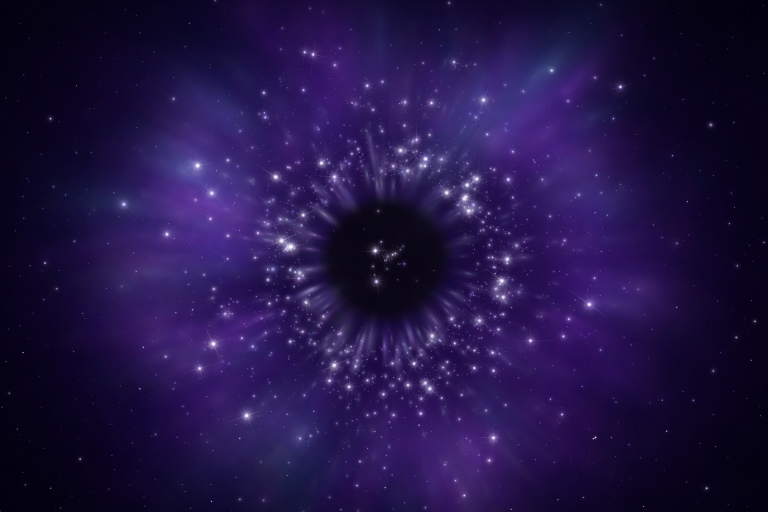
#> input picture LumenLingo/Starburst Galaxy.png, 1536 x 1024 px, found by its file name (shown at 1/2 size)
$ python verify_starburst.py
#> lines starting #> are read from the running program, lines starting #| are printed output that depends on the picture; after the words box and inside, x2 and y2 are one past the last pixel; in counts of white or black regions, pixels touching at a corner belong together; pictures that were not available may be replaced by others from this repository, and a replacement may not be noted
"""Starburst Ring verification pipeline v3.

Redesigned metrics that actually drive toward the reference image instead of
rewarding arbitrary hue diversity.

Key changes from v2:
  - REMOVED hue_entropy (rewarded diversity → pushed away from purple reference)
  - REMOVED colorfulness ratio (too abstract)
  - REMOVED colour_angle (single scalar, loses spatial info)
  - ADDED hue_hist_match: compares actual hue distribution shapes per zone
  - ADDED colour_zone_lab: compares mean colors in LAB space per zone (Delta-E)
  - ADDED ssim: structural similarity on luma channel
  - RAISED mad weight: most honest pixel-level comparison
"""

from __future__ import annotations

import argparse
import json
import math
from pathlib import Path
from typing import Any

import numpy as np
from PIL import Image

LUMA_WEIGHTS = np.array([0.2126, 0.7152, 0.0722], dtype=np.float32)


def center_crop_to_ratio(img: Image.Image, ratio: float) -> Image.Image:
    img_ratio = img.width / img.height
    if img_ratio > ratio:
        new_w = int(img.height * ratio)
        left = (img.width - new_w) // 2
        return img.crop((left, 0, left + new_w, img.height))
    new_h = int(img.width / ratio)
    top = (img.height - new_h) // 2
    return img.crop((0, top, img.width, top + new_h))


def rgb_to_hsv_np(arr: np.ndarray) -> np.ndarray:
    r, g, b = arr[:, :, 0], arr[:, :, 1], arr[:, :, 2]
    cmax = np.max(arr, axis=2)
    cmin = np.min(arr, axis=2)
    delta = cmax - cmin
    hue = np.zeros_like(cmax)
    mask = delta > 1e-6
    rmask = mask & (cmax == r)
    gmask = mask & (cmax == g)
    bmask = mask & (cmax == b)
    hue[rmask] = ((g[rmask] - b[rmask]) / delta[rmask]) % 6.0
    hue[gmask] = ((b[gmask] - r[gmask]) / delta[gmask]) + 2.0
    hue[bmask] = ((r[bmask] - g[bmask]) / delta[bmask]) + 4.0
    hue /= 6.0
    sat = np.zeros_like(cmax)
    nonzero = cmax > 1e-6
    sat[nonzero] = delta[nonzero] / cmax[nonzero]
    return np.stack([hue, sat, cmax], axis=2)


def _srgb_to_linear(c: np.ndarray) -> np.ndarray:
    return np.where(c <= 0.04045, c / 12.92, ((c + 0.055) / 1.055) ** 2.4)


def srgb_to_lab(arr: np.ndarray) -> np.ndarray:
    """Convert sRGB [0,1] float array (H,W,3) to CIELAB."""
    lin = _srgb_to_linear(arr)
    # sRGB → XYZ (D65)
    x = lin[:, :, 0] * 0.4124564 + lin[:, :, 1] * 0.3575761 + lin[:, :, 2] * 0.1804375
    y = lin[:, :, 0] * 0.2126729 + lin[:, :, 1] * 0.7151522 + lin[:, :, 2] * 0.0721750
    z = lin[:, :, 0] * 0.0193339 + lin[:, :, 1] * 0.1191920 + lin[:, :, 2] * 0.9503041
    # D65 white point
    x /= 0.95047
    z /= 1.08883

    def f(t: np.ndarray) -> np.ndarray:
        return np.where(t > 0.008856, np.cbrt(t), 7.787 * t + 16.0 / 116.0)

    fx, fy, fz = f(x), f(y), f(z)
    L = 116.0 * fy - 16.0
    a = 500.0 * (fx - fy)
    b = 200.0 * (fy - fz)
    return np.stack([L, a, b], axis=2)


def delta_e_76(lab1: np.ndarray, lab2: np.ndarray) -> float:
    """CIE76 Delta-E between two LAB 3-vectors."""
    return float(np.sqrt(np.sum((lab1 - lab2) ** 2)))


def hue_hist_similarity(ref_hsv: np.ndarray, render_hsv: np.ndarray,
                        zone_mask: np.ndarray, n_bins: int = 36) -> float:
    """Compare weighted hue histograms using histogram intersection.
    Returns 0..1 where 1 = identical distributions."""
    bins = np.linspace(0.0, 1.0, n_bins + 1)

    def _weighted_hist(hsv: np.ndarray) -> np.ndarray:
        hue = hsv[:, :, 0][zone_mask]
        w = hsv[:, :, 1][zone_mask] * np.clip(hsv[:, :, 2][zone_mask], 0.0, 1.0)
        hist, _ = np.histogram(hue, bins=bins, weights=w)
        total = hist.sum()
        return hist / total if total > 1e-8 else hist

    h_ref = _weighted_hist(ref_hsv)
    h_ren = _weighted_hist(render_hsv)
    intersection = float(np.minimum(h_ref, h_ren).sum())
    return intersection


def ssim_luma(ref_l: np.ndarray, render_l: np.ndarray,
              window: int = 7) -> float:
    """Simple SSIM on luma arrays. Returns -1..1."""
    c1 = 0.01 ** 2
    c2 = 0.03 ** 2
    k = window
    pad = k // 2
    h, w = ref_l.shape

    def _box_mean(arr: np.ndarray) -> np.ndarray:
        cum = np.cumsum(np.cumsum(arr, axis=0), axis=1)
        out = np.zeros_like(arr)
        for i in range(h):
            for j in range(w):
                r0 = max(i - pad - 1, -1)
                c0 = max(j - pad - 1, -1)
                r1 = min(i + pad, h - 1)
                c1_ = min(j + pad, w - 1)
                area = (r1 - r0) * (c1_ - c0)
                s = cum[r1, c1_]
                if r0 >= 0:
                    s -= cum[r0, c1_]
                if c0 >= 0:
                    s -= cum[r1, c0]
                if r0 >= 0 and c0 >= 0:
                    s += cum[r0, c0]
                out[i, j] = s / area
            return out
        return out

    # Use uniform filter via cumsum for speed
    # Simpler: compute on downsampled grid
    step = max(1, min(h, w) // 64)
    ref_s = ref_l[::step, ::step]
    ren_s = render_l[::step, ::step]

    from numpy.lib.stride_tricks import sliding_window_view
    if ref_s.shape[0] < k or ref_s.shape[1] < k:
        # Too small, fall back to global
        mu_r, mu_e = ref_s.mean(), ren_s.mean()
        sig_r = ref_s.var()
        sig_e = ren_s.var()
        sig_re = ((ref_s - mu_r) * (ren_s - mu_e)).mean()
        return float((2 * mu_r * mu_e + c1) * (2 * sig_re + c2) /
                     ((mu_r**2 + mu_e**2 + c1) * (sig_r + sig_e + c2)))

    ref_w = sliding_window_view(ref_s, (k, k))
    ren_w = sliding_window_view(ren_s, (k, k))
    mu_r = ref_w.mean(axis=(-2, -1))
    mu_e = ren_w.mean(axis=(-2, -1))
    sig_r = ref_w.var(axis=(-2, -1))
    sig_e = ren_w.var(axis=(-2, -1))
    sig_re = ((ref_w - mu_r[..., None, None]) *
              (ren_w - mu_e[..., None, None])).mean(axis=(-2, -1))
    ssim_map = ((2 * mu_r * mu_e + c1) * (2 * sig_re + c2) /
                ((mu_r**2 + mu_e**2 + c1) * (sig_r + sig_e + c2)))
    return float(ssim_map.mean())


def _score_closeness(ref_val: float, render_val: float,
                     tolerance: float) -> float:
    diff = abs(ref_val - render_val)
    return max(0.0, 100.0 - (diff / tolerance) * 100.0)


def analyze(ref_path: Path, render_path: Path,
            size: tuple[int, int] = (512, 341)) -> dict[str, Any]:
    ref = Image.open(ref_path).convert("RGB")
    render = Image.open(render_path).convert("RGB")
    ratio = ref.width / ref.height
    render = center_crop_to_ratio(render, ratio)
    ref = ref.resize(size, Image.Resampling.LANCZOS)
    render = render.resize(size, Image.Resampling.LANCZOS)

    ref_np = np.asarray(ref).astype(np.float32) / 255.0
    render_np = np.asarray(render).astype(np.float32) / 255.0
    ref_l = ref_np @ LUMA_WEIGHTS
    render_l = render_np @ LUMA_WEIGHTS

    h, w = ref_l.shape
    cx, cy = (w - 1) / 2.0, (h - 1) / 2.0
    max_r = min(cx, cy)
    y_idx, x_idx = np.indices((h, w), dtype=np.float32)
    dx = x_idx - cx
    dy = y_idx - cy
    r = np.sqrt(dx * dx + dy * dy) / max_r

    # ── Radial profile ──
    radial_bins = np.linspace(0.0, 1.0, 65)
    centers = (radial_bins[:-1] + radial_bins[1:]) / 2.0
    ref_prof = np.zeros(64, dtype=np.float32)
    render_prof = np.zeros(64, dtype=np.float32)
    for i in range(64):
        m = (r >= radial_bins[i]) & (r < radial_bins[i + 1])
        if m.any():
            ref_prof[i] = float(ref_l[m].mean())
            render_prof[i] = float(render_l[m].mean())

    radial_err = float(np.mean(np.abs(ref_prof - render_prof)))

    # ── Zonal masks ──
    inner_mask = r < 0.16
    ring_mask = (r > 0.22) & (r < 0.40)
    outer_mask = (r > 0.46) & (r < 0.88)

    ref_inner_l = float(ref_l[inner_mask].mean())
    render_inner_l = float(render_l[inner_mask].mean())
    ref_ring_l = float(ref_l[ring_mask].mean())
    render_ring_l = float(render_l[ring_mask].mean())
    ref_outer_l = float(ref_l[outer_mask].mean())
    render_outer_l = float(render_l[outer_mask].mean())

    # ── Ring peak ──
    ring_zone_idx = (centers > 0.15) & (centers < 0.60)
    ring_centers = centers[ring_zone_idx]
    ref_peak_r = float(ring_centers[np.argmax(ref_prof[ring_zone_idx])])
    render_peak_r = float(ring_centers[np.argmax(render_prof[ring_zone_idx])])
    ref_peak_l = float(np.max(ref_prof[ring_zone_idx]))
    render_peak_l = float(np.max(render_prof[ring_zone_idx]))

    # ── MAD ──
    mad = float(np.mean(np.abs(ref_np - render_np)))

    # ── Hue histogram similarity (replaces hue_entropy) ──
    ref_hsv = rgb_to_hsv_np(ref_np)
    render_hsv = rgb_to_hsv_np(render_np)
    hue_sim_outer = hue_hist_similarity(ref_hsv, render_hsv, outer_mask)
    hue_sim_ring = hue_hist_similarity(ref_hsv, render_hsv, ring_mask)

    # ── Colour zone match in LAB (replaces colour_angle) ──
    ref_lab = srgb_to_lab(ref_np)
    render_lab = srgb_to_lab(render_np)

    ref_lab_ring = ref_lab[ring_mask].mean(axis=0)
    ren_lab_ring = render_lab[ring_mask].mean(axis=0)
    ref_lab_outer = ref_lab[outer_mask].mean(axis=0)
    ren_lab_outer = render_lab[outer_mask].mean(axis=0)
    de_ring = delta_e_76(ref_lab_ring, ren_lab_ring)
    de_outer = delta_e_76(ref_lab_outer, ren_lab_outer)

    # ── SSIM ──
    ssim_val = ssim_luma(ref_l, render_l)

    # ── Sub-scores (0-100) ──
    s_radial = max(0.0, 100.0 - radial_err * 600.0)

    s_inner = _score_closeness(ref_inner_l, render_inner_l, 0.10)
    s_ring_sc = _score_closeness(ref_ring_l, render_ring_l, 0.10)
    s_outer = _score_closeness(ref_outer_l, render_outer_l, 0.08)
    s_zonal = (s_inner + s_ring_sc + s_outer) / 3.0

    s_void = _score_closeness(ref_inner_l, render_inner_l, 0.06)

    s_peak_r = _score_closeness(ref_peak_r, render_peak_r, 0.12)
    s_peak_l = _score_closeness(ref_peak_l, render_peak_l, 0.12)
    s_ring_peak = (s_peak_r + s_peak_l) / 2.0

    # Hue histogram: average of outer and ring zone similarity
    s_hue_hist = ((hue_sim_outer + hue_sim_ring) / 2.0) * 100.0

    # LAB colour match: Delta-E < 5 = perfect, > 35 = zero
    s_lab = (max(0.0, 100.0 - de_ring * (100.0 / 35.0))
             + max(0.0, 100.0 - de_outer * (100.0 / 35.0))) / 2.0

    s_mad = max(0.0, 100.0 - mad * 500.0)

    # SSIM: map from [-1,1] to [0,100], typical range 0.3-0.9
    s_ssim = max(0.0, min(100.0, ssim_val * 100.0))

    weights = {
        "mad":          0.22,
        "radial":       0.15,
        "zonal_luma":   0.11,
        "void":         0.08,
        "ring_peak":    0.10,
        "hue_hist":     0.12,
        "colour_lab":   0.12,
        "ssim":         0.10,
    }
    sub_scores = {
        "mad":          s_mad,
        "radial":       s_radial,
        "zonal_luma":   s_zonal,
        "void":         s_void,
        "ring_peak":    s_ring_peak,
        "hue_hist":     s_hue_hist,
        "colour_lab":   s_lab,
        "ssim":         s_ssim,
    }
    total = sum(sub_scores[k] * weights[k] for k in weights)

    result: dict[str, Any] = {
        "final_score": round(total, 2),
        "sub_scores": {k: round(v, 1) for k, v in sub_scores.items()},
        "weights": weights,
        "raw": {
            "mad": round(mad, 4),
            "radial_err": round(radial_err, 4),
            "ref_inner_luma": round(ref_inner_l, 4),
            "render_inner_luma": round(render_inner_l, 4),
            "ref_ring_luma": round(ref_ring_l, 4),
            "render_ring_luma": round(render_ring_l, 4),
            "ref_outer_luma": round(ref_outer_l, 4),
            "render_outer_luma": round(render_outer_l, 4),
            "ref_peak_radius": round(ref_peak_r, 4),
            "render_peak_radius": round(render_peak_r, 4),
            "ref_peak_luma": round(ref_peak_l, 4),
            "render_peak_luma": round(render_peak_l, 4),
            "hue_sim_outer": round(hue_sim_outer, 4),
            "hue_sim_ring": round(hue_sim_ring, 4),
            "delta_e_ring": round(de_ring, 2),
            "delta_e_outer": round(de_outer, 2),
            "ssim": round(ssim_val, 4),
        },
    }
    return result


def main() -> None:
    parser = argparse.ArgumentParser(
        description="Verify Starburst screenshot against reference")
    parser.add_argument(
        "--reference", type=Path,
        default=Path("/Users/sebastiansiemianowski/RubymineProjects/"
                      "lumen-lingo-swift/LumenLingo/Starburst Galaxy.png"))
    parser.add_argument(
        "--render", type=Path,
        default=Path("/tmp/lumen_verify/starburst_verify_current.png"))
    parser.add_argument("--json", action="store_true")
    args = parser.parse_args()

    result = analyze(args.reference, args.render)
#> in analyze, ref is the input picture: PIL image 1536x1024 RGB; mean R, G, B 34, 20, 70.4
#> in analyze, `ref_l = ref_np @ LUMA_WEIGHTS`:
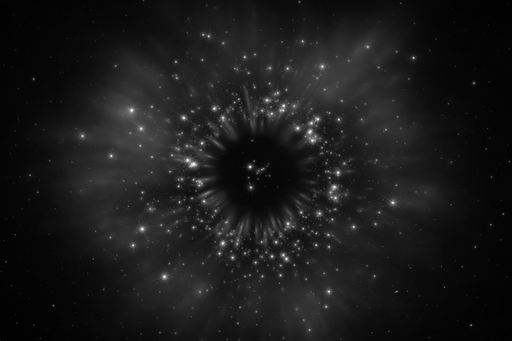
#> ref_l: shape (341, 512) float32; min 0.00368, max 1, mean 0.104
#> after the loop in analyze, `for i in range(64):`: ref_prof = 64 values, max 0.218 at index 22, min 0.033 at index 9, mean 0.14; render_prof has the same summary as ref_prof
#> in analyze, `radial_err = float(np.mean(np.abs(ref_prof - render_prof)))`: radial_err = 0
#> in analyze, `ref_inner_l = float(ref_l[inner_mask].mean())`: ref_inner_l = 0.0534
#> in analyze, `ref_ring_l = float(ref_l[ring_mask].mean())`: ref_ring_l = 0.161
#> in analyze, `ref_outer_l = float(ref_l[outer_mask].mean())`: ref_outer_l = 0.169
#> in analyze, `ref_peak_r = float(ring_centers[np.argmax(ref_prof[ring_zone_idx])])`: ref_peak_r = 0.352
#> in analyze, `ref_peak_l = float(np.max(ref_prof[ring_zone_idx]))`: ref_peak_l = 0.218
#> in analyze, `mad = float(np.mean(np.abs(ref_np - render_np)))`: mad = 0
#> in rgb_to_hsv_np, `mask = delta > 1e-6`:
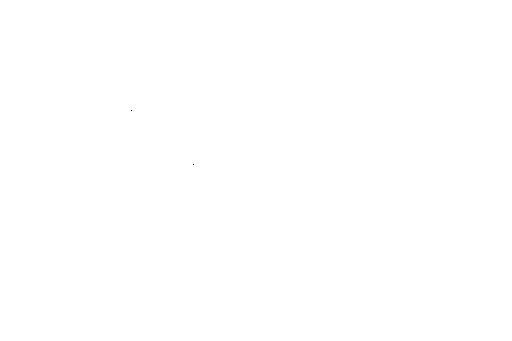
#> mask: shape (341, 512) bool; 100% white; black in thin lines or dots, all inside (x1, y1, x2, y2) = (131, 110, 194, 165)
#> in rgb_to_hsv_np, `rmask = mask & (cmax == r)`: rmask: shape (341, 512) bool; every value is 0
#> in rgb_to_hsv_np, `hue[rmask] = ((g[rmask] - b[rmask]) / delta[rmask]) % 6.0`: hue: shape (341, 512) float32; every value is 0
#> in rgb_to_hsv_np, `nonzero = cmax > 1e-6`: nonzero: shape (341, 512) bool; every value is 1
#> in rgb_to_hsv_np, `return np.stack([hue, sat, cmax], axis=2)`:
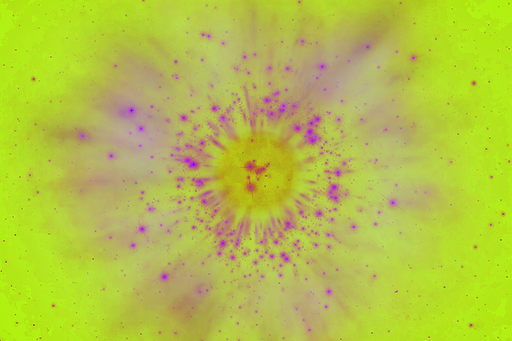
#> returned value: shape (341, 512, 3) float32; mean of channels 0, 1, 2 0.71, 0.764, 0.276; drawn as R, G, B
#> in _weighted_hist, `hist, _ = np.histogram(hue, bins=bins, weights=w)`: hist = 36 values, max 7778.1 at index 25, min 0 at index 0, mean 398.8
#> in _weighted_hist, `total = hist.sum()`: total = 14357.7
#> in hue_hist_similarity, `h_ref = _weighted_hist(ref_hsv)`: h_ref = 36 values, max 0.542 at index 25, min 0 at index 0, mean 0.0278
#> in hue_hist_similarity, `h_ren = _weighted_hist(render_hsv)`: h_ren has the same summary as h_ref
#> in hue_hist_similarity, `intersection = float(np.minimum(h_ref, h_ren).sum())`: intersection = 1
#> in srgb_to_lab, `a = 500.0 * (fx - fy)`:
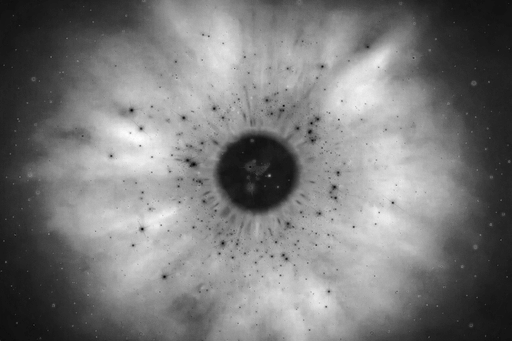
#> a: shape (341, 512) float32; min 0, max 40.78, mean 19.5; drawn with min black and max white
#> in srgb_to_lab, `b = 200.0 * (fy - fz)`:
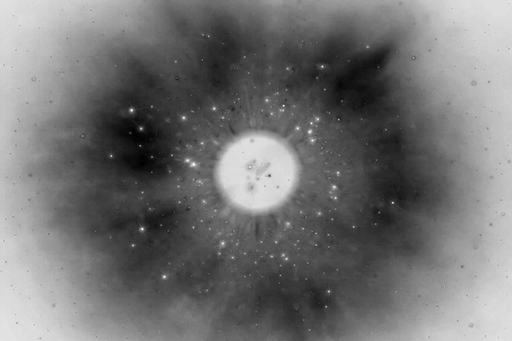
#> b: shape (341, 512) float32; min -50.18, max 0, mean -27.53; drawn with min black and max white
#> in srgb_to_lab, `return np.stack([L, a, b], axis=2)`:
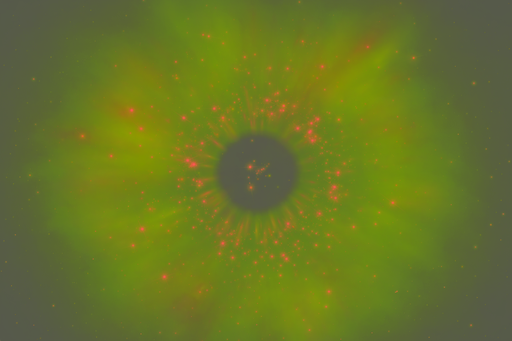
#> returned value: shape (341, 512, 3) float32; mean of channels 0, 1, 2 11.6, 19.5, -27.5; drawn with min black and max white
#> in analyze, `ref_lab_ring = ref_lab[ring_mask].mean(axis=0)`: ref_lab_ring = [17.55, 20.36, -28.71]
#> in analyze, `ref_lab_outer = ref_lab[outer_mask].mean(axis=0)`: ref_lab_outer = [19.77, 28.89, -38.32]
#> in analyze, `de_ring = delta_e_76(ref_lab_ring, ren_lab_ring)`: de_ring = 0
#> in ssim_luma, `sig_r = ref_w.var(axis=(-2, -1))`:
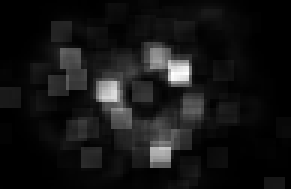
#> sig_r: shape (63, 97) float32 (shown 3 times larger); min 2.93e-06, max 0.0268, mean 0.00224; drawn with min black and max white
#> in ssim_luma, `ssim_map = ((2 * mu_r * mu_e + c1) * (2 * sig_re + c2) / ((mu_r**2 + m..`: ssim_map: shape (63, 97) float32; every value is 1
#> in analyze, `ssim_val = ssim_luma(ref_l, render_l)`: ssim_val = 1
#> in analyze, `s_radial = max(0.0, 100.0 - radial_err * 600.0)`: s_radial = 100
#> in _score_closeness, `diff = abs(ref_val - render_val)`: diff = 0
#> in analyze, `s_inner = _score_closeness(ref_inner_l, render_inner_l, 0.10)`: s_inner = 100
#> in analyze, `sub_scores = { "mad":          s_mad, "radial":       s_radial, "zonal..`: sub_scores = {'mad': 100, 'radial': 100, 'zonal_luma': 100, 'void': 100, 'ring_peak': 100, 'hue_hist': 100, 'colour_lab': 100, 'ssim': 100}
#> in analyze, `total = sum(sub_scores[k] * weights[k] for k in weights)`: total = 100
#> result = 4 items

    if args.json:
        print(json.dumps(result, indent=2, sort_keys=True))
        return

    print(f"\n{'='*54}")
    print(f"  STARBURST RING  Score: {result['final_score']:.1f} / 100")
#|   STARBURST RING  Score: 100.0 / 100
    print(f"{'='*54}")
    for k, v in result["sub_scores"].items():
        w = result["weights"][k]
        bar = "#" * int(v / 5) + "." * (20 - int(v / 5))
        print(f"  {k:<16} {bar} {v:5.1f}  (x{w:.0%})")
#> this loop made 8 passes
#> (k, w) on passes 1 to 8: ('mad', 0.22), ('radial', 0.15), ('zonal_luma', 0.11), ('void', 0.08), ('ring_peak', 0.1), ('hue_hist', 0.12), ('colour_lab', 0.12), ('ssim', 0.1)
#|   mad              #################### 100.0  (x22%)
#|   radial           #################### 100.0  (x15%)
#|   zonal_luma       #################### 100.0  (x11%)
#|   void             #################### 100.0  (x8%)
#|   ring_peak        #################### 100.0  (x10%)
#|   hue_hist         #################### 100.0  (x12%)
#|   colour_lab       #################### 100.0  (x12%)
#|   ssim             #################### 100.0  (x10%)
    print(f"{'_'*54}")

    raw = result["raw"]
#> raw = 17 items
    print(f"\n  Raw metrics:")
    print(f"    MAD .............. {raw['mad']:.4f}")
#> (printed output is left out)
    print(f"    radial_err ....... {raw['radial_err']:.4f}")
#> (printed output is left out)
    print(f"    inner_luma  ref={raw['ref_inner_luma']:.3f}  ren={raw['render_inner_luma']:.3f}")
#|     inner_luma  ref=0.053  ren=0.053
    print(f"    ring_luma   ref={raw['ref_ring_luma']:.3f}  ren={raw['render_ring_luma']:.3f}")
#|     ring_luma   ref=0.161  ren=0.161
    print(f"    outer_luma  ref={raw['ref_outer_luma']:.3f}  ren={raw['render_outer_luma']:.3f}")
#|     outer_luma  ref=0.169  ren=0.169
    print(f"    peak_radius ref={raw['ref_peak_radius']:.3f}  ren={raw['render_peak_radius']:.3f}")
#|     peak_radius ref=0.352  ren=0.352
    print(f"    peak_luma   ref={raw['ref_peak_luma']:.3f}  ren={raw['render_peak_luma']:.3f}")
#|     peak_luma   ref=0.218  ren=0.218
    print(f"    hue_sim     outer={raw['hue_sim_outer']:.3f}  ring={raw['hue_sim_ring']:.3f}")
#|     hue_sim     outer=1.000  ring=1.000
    print(f"    delta_e     ring={raw['delta_e_ring']:.1f}  outer={raw['delta_e_outer']:.1f}")
#|     delta_e     ring=0.0  outer=0.0
    print(f"    ssim ............ {raw['ssim']:.4f}")
#> (printed output is left out)
    print()


if __name__ == "__main__":
    main()
